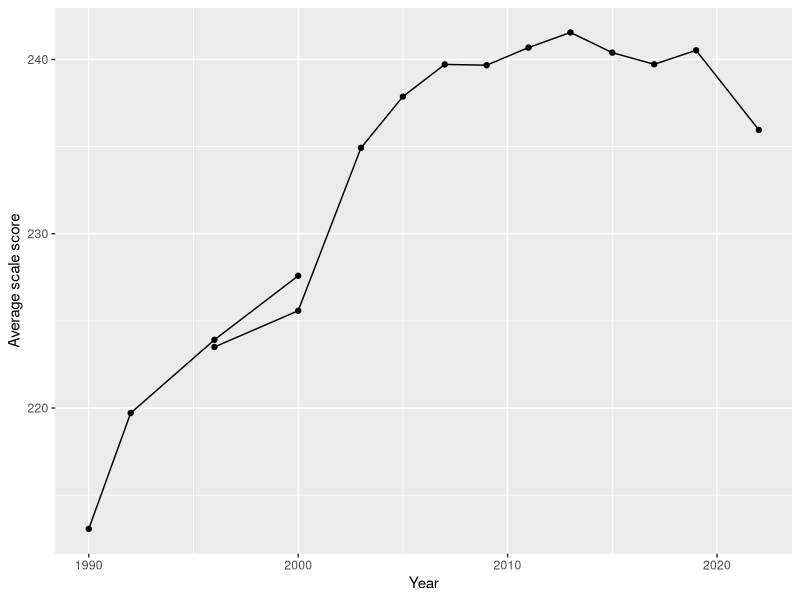
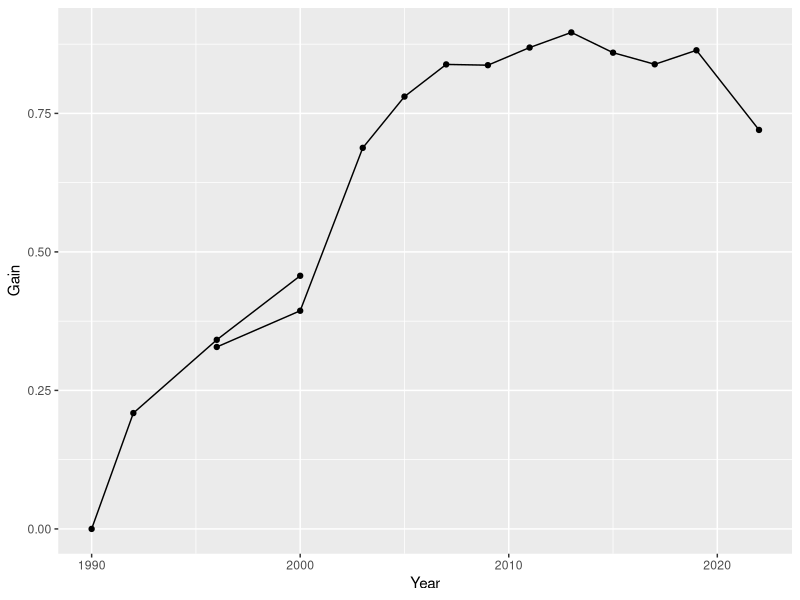
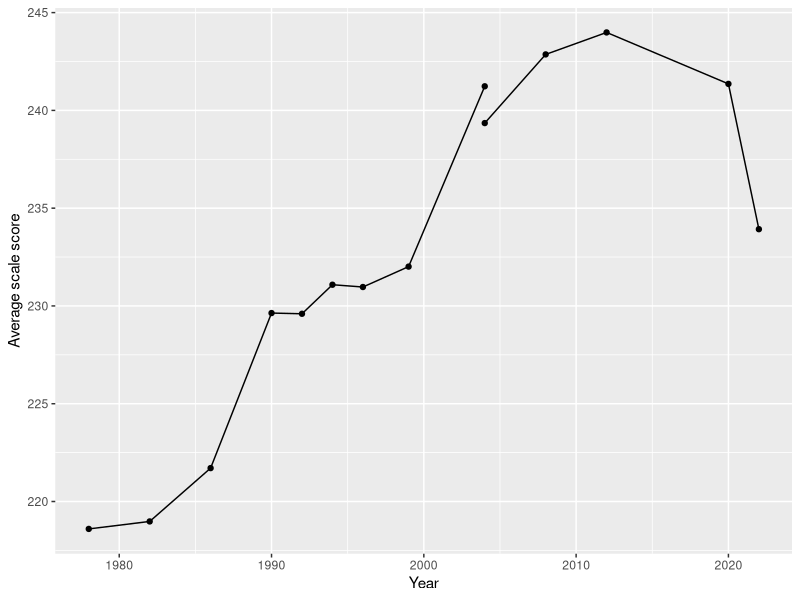
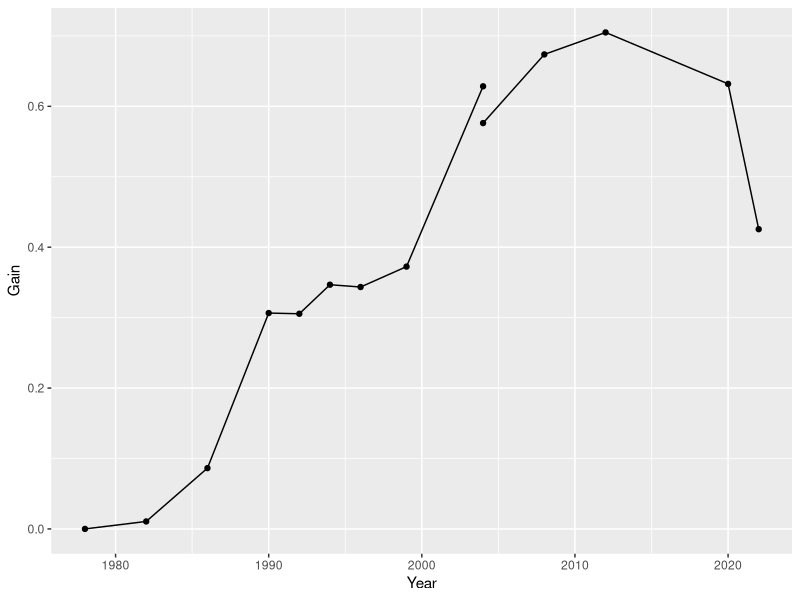
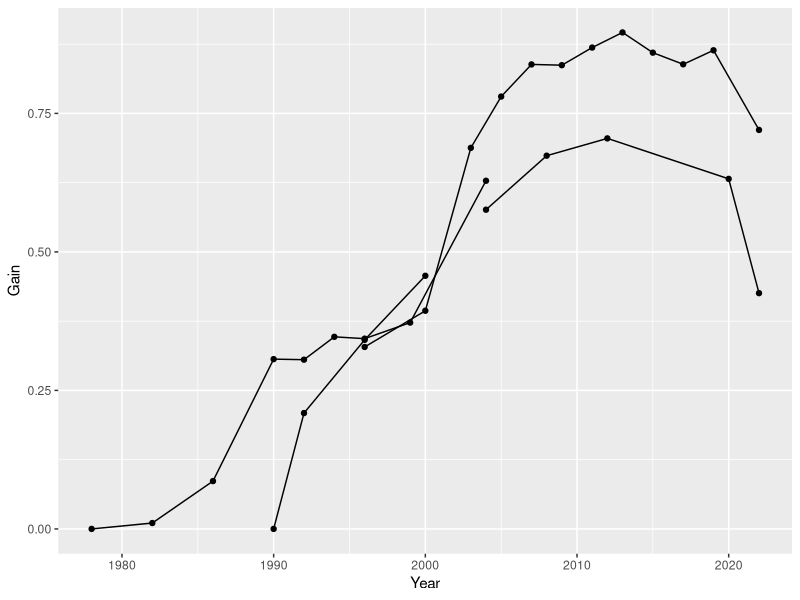
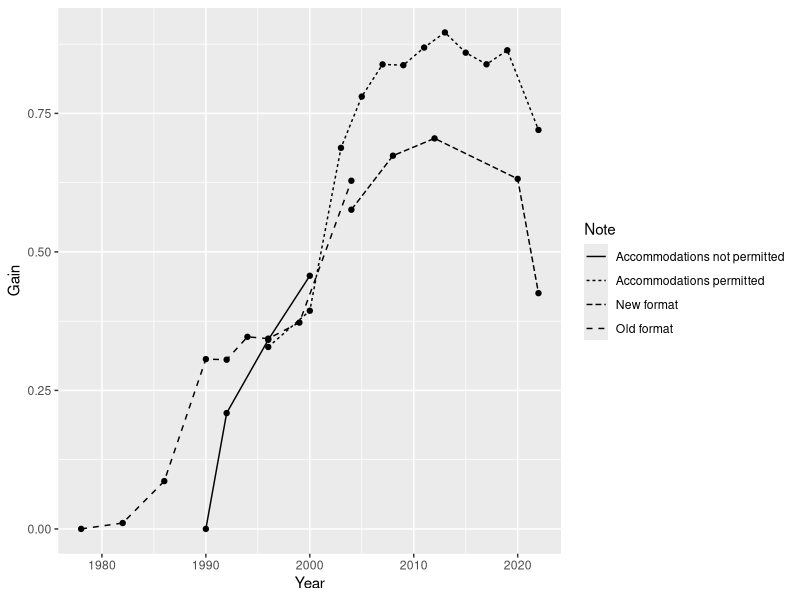

The R source for these figures, in order:
# Chapter 5 in Measuring Up, by Daniel Koretz
library(tidyverse)
library(readxl)
library(ggthemes)

# Load the data Math Grade 4 
MathGr4_Accom <- read_excel("NDECoreExcel_Mathematics, Grade 4, All students_20240827192140.Xls", range = "A9:E21")
MathGr4_NoAccom <- read_excel("NDECoreExcel_Mathematics, Grade 4, All students - 2_20240827192143.Xls", range = "A9:E13")

# Add the Accommodation column
MathGr4_Accom$Note <- "Accommodations permitted"
MathGr4_NoAccom$Note <- "Accommodations not permitted"

# Combine the data
MathGr4 <- rbind(MathGr4_Accom, MathGr4_NoAccom)

# Mutate to calculate the gain in standard deviations since 1990
MathGr4 <- MathGr4 |>
  mutate(Gain = (`Average scale score` - `Average scale score`[Year == 1990])/`Standard deviation`[Year == 1990])

# Plot the data
ggplot(MathGr4, aes(x = Year, y = `Average scale score`)) +
  geom_point() +
  geom_line(aes(group = Note), size = 0.5) +
  scale_color_colorblind() 

# Plot the data in terms of standard deviations
ggplot(MathGr4, aes(x = Year, y = Gain)) +
  geom_point() +
  geom_line(aes(group = Note), size = 0.5) +
  scale_color_colorblind()

# Load the LTT data Math Age 9
LTT_Age9_OldFormat <- read_excel("NDECoreExcel_Long-Term Trend Mathematics, Age 9, All students -_20240827204534.xls", range = "A9:E18")
LTT_Age9_NewFormat <- read_excel("NDECoreExcel_Long-Term Trend Mathematics, Age 9, All students -_20240827204439.xls", range = "A9:E14")

# Add the format column
LTT_Age9_OldFormat$Note <- "Old format"
LTT_Age9_NewFormat$Note <- "New format"

# Combine the data
LTT_Age9 <- rbind(LTT_Age9_OldFormat, LTT_Age9_NewFormat)

# Mutate to calculate the gain in standard deviations since 1978
LTT_Age9 <- LTT_Age9 |>
  mutate(Gain = (`Average scale score` - `Average scale score`[Year == 1978])/`Standard deviation`[Year == 1978])


# Plot the data
ggplot(LTT_Age9, aes(x = Year, y = `Average scale score`)) +
  geom_point() +
  geom_line(aes(group = Note)) +
  scale_color_colorblind()

# Plot the data in terms of standard deviations
ggplot(LTT_Age9, aes(x = Year, y = Gain)) +
  geom_point() +
  geom_line(aes(group = Note)) +
  scale_color_colorblind()

# Combine the Elementary math data
ElementaryMath <- rbind(MathGr4, LTT_Age9)

# Plot the data in terms of standard deviations
ggplot(ElementaryMath, aes(x = Year, y = Gain)) +
  geom_point() +
  geom_line(aes(group = Note)) +
  scale_color_colorblind()

# Plot the data with dotted lines for Main NAEP and solid lines for LTT
ggplot(ElementaryMath, aes(x = Year, y = Gain)) +
  geom_point() +
  geom_line(aes(group = Note, linetype = Note)) +
  scale_color_colorblind() 
  
